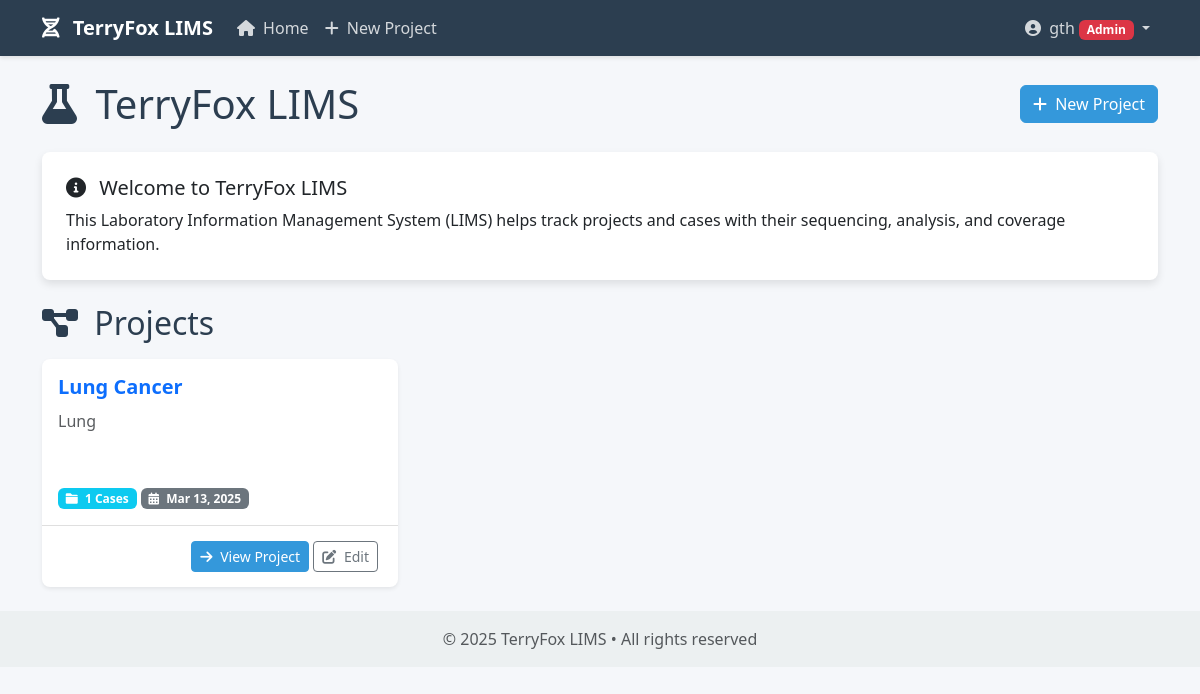
Before: / (signed in) with the older database file.
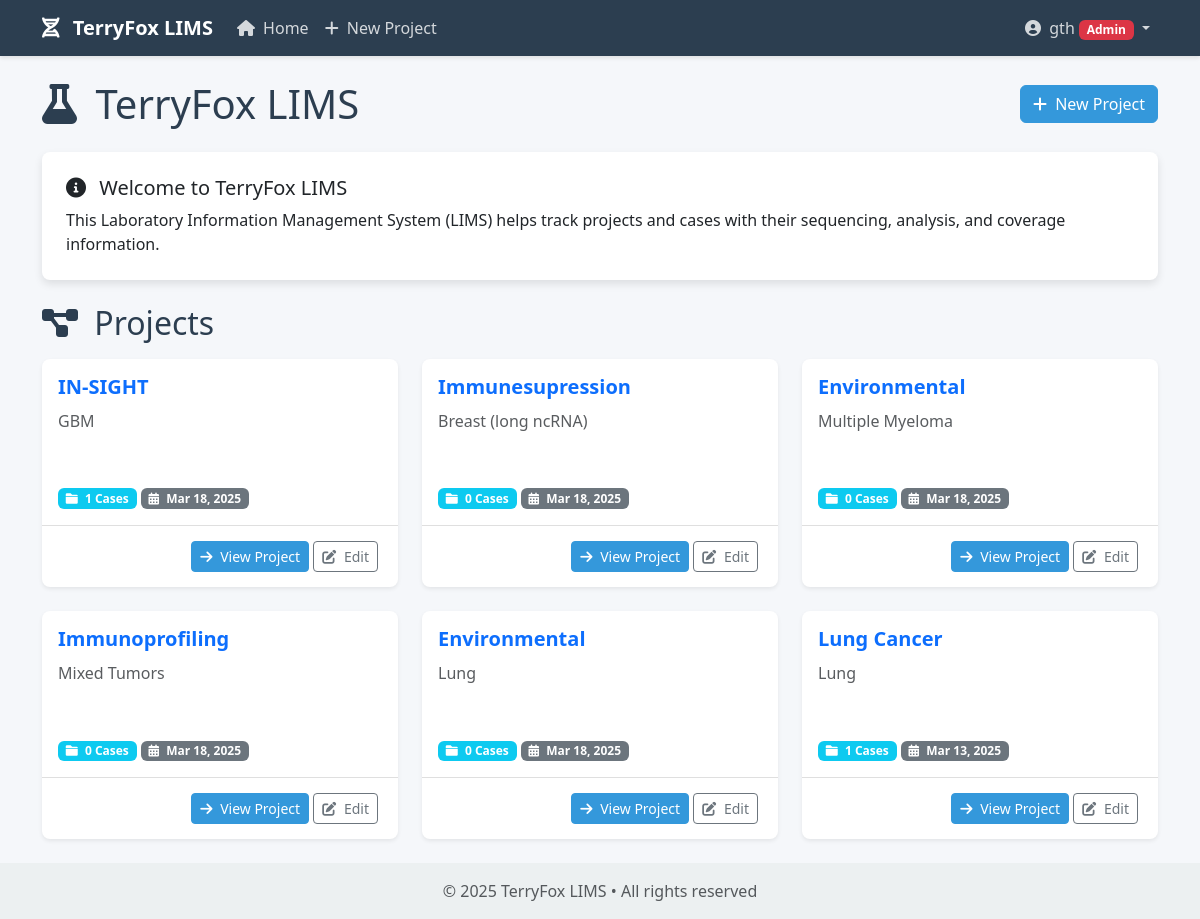
After: the same page with the newer database file.
### core/models.py (models this page shows, shortened)
class Project(models.Model):
    name = models.CharField(max_length=255)
    description = models.TextField(blank=True)
    created_at = models.DateTimeField(auto_now_add=True)
    updated_at = models.DateTimeField(auto_now=True)
    created_by = models.ForeignKey(User, on_delete=models.CASCADE, related_name='created_projects')

### core/views.py (the view)
# urls.py: path('', views.home, name='home'),
@login_required
def home(request):
    projects = Project.objects.all().annotate(cases_count=Count('cases'))
    return render(request, 'core/home.html', {'projects': projects})

### templates/core/home.html (shortened to what this page needs)
{% extends 'base.html' %}
{% block content %}
<div class="d-flex justify-content-between align-items-center mb-4">
    <h1 class="mb-0"><i class="fas fa-flask me-2"></i> TerryFox LIMS</h1>
    {% if user.is_superuser or user.groups.all.0.name == 'Bioinformatician' %}
    <a href="{% url 'project_create' %}" class="btn btn-primary">
        <i class="fas fa-plus me-1"></i> New Project
    </a>
    {% endif %}
</div>
<div class="card mb-4">
    <div class="card-body p-4">
        <h5><i class="fas fa-info-circle me-2"></i> Welcome to TerryFox LIMS</h5>
        <p class="mb-0">This Laboratory Information Management System (LIMS) helps track projects and cases with their sequencing, analysis, and coverage information.</p>
    </div>
</div>
{% if projects %}
    <h2 class="mb-3"><i class="fas fa-project-diagram me-2"></i> Projects</h2>
    <div class="row">
        {% for project in projects %}
            <div class="col-md-6 col-lg-4 mb-4">
                <div class="card project-card h-100 shadow-sm">
                    <div class="card-body">
                        <h5 class="card-title">
                            <a href="{% url 'project_detail' project_id=project.id %}" class="text-decoration-none">
                                {{ project.name }}
                            </a>
                        </h5>
                        <p class="card-text text-muted">
                            {% if project.description %}
                                {{ project.description|truncatechars:100 }}
                            {% else %}
                                <em>No description provided</em>
                            {% endif %}
                        </p>
                        <div class="mt-3">
                            <span class="badge bg-info">
                                <i class="fas fa-folder me-1"></i> {{ project.cases_count }} Cases
                            </span>
                            <span class="badge bg-secondary">
                                <i class="fas fa-calendar-alt me-1"></i> {{ project.created_at|date:"M d, Y" }}
                            </span>
                        </div>
                    </div>
                    <div class="card-footer text-end">
                        <a href="{% url 'project_detail' project_id=project.id %}" class="btn btn-sm btn-primary">
                            <i class="fas fa-arrow-right me-1"></i> View Project
                        </a>
                        {% if user.is_superuser or user.groups.all.0.name == 'PI' %}
                        <a href="{% url 'project_update' project_id=project.id %}" class="btn btn-sm btn-outline-secondary">
                            <i class="fas fa-edit me-1"></i> Edit
                        </a>
                        {% endif %}
                    </div>
                </div>
            </div>
        {% endfor %}
    </div>
{% endif %}
{% endblock %}

### templates/base.html (shortened to what this page needs)
<!DOCTYPE html>
<html lang="en">
<head>
    <link href="https://cdn.jsdelivr.net/npm/bootstrap@5.3.0/dist/css/bootstrap.min.css" rel="stylesheet">
    <link rel="stylesheet" href="https://cdnjs.cloudflare.com/ajax/libs/font-awesome/6.0.0/css/all.min.css">
</head>
<body>
    <nav class="navbar navbar-expand-lg navbar-dark bg-dark mb-4">
        <div class="container">
            <a class="navbar-brand" href="{% url 'home' %}">
                <i class="fas fa-dna me-2"></i> TerryFox LIMS
            </a>
            <div class="collapse navbar-collapse" id="navbarNav">
                <ul class="navbar-nav me-auto">
                    <li class="nav-item">
                        <a class="nav-link" href="{% url 'home' %}">
                            <i class="fas fa-home me-1"></i> Home
                        </a>
                    </li>
                    {% if user.is_superuser or user.groups.all.0.name == 'Bioinformatician' %}
                    <li class="nav-item">
                        <a class="nav-link" href="{% url 'project_create' %}">
                            <i class="fas fa-plus me-1"></i> New Project
                        </a>
                    </li>
                    {% endif %}
                </ul>
                <ul class="navbar-nav">
                    {% if user.is_authenticated %}
                    <li class="nav-item dropdown">
                        <a class="nav-link dropdown-toggle" href="#" id="userDropdown" role="button" data-bs-toggle="dropdown">
                            <i class="fas fa-user-circle me-1"></i> {{ user.username }}
                            {% if user.is_superuser %}
                                <span class="badge bg-danger">Admin</span>
                            {% elif user.groups.all.0.name == 'PI' %}
                                <span class="badge bg-primary">PI (View Only)</span>
                            {% elif user.groups.all.0.name == 'Bioinformatician' %}
                                <span class="badge bg-success">Bioinformatician (CRUD)</span>
                            {% endif %}
                        </a>
                    </li>
                    {% else %}
                    <li class="nav-item">
                        <a class="nav-link" href="{% url 'login' %}">
                            <i class="fas fa-sign-in-alt me-1"></i> Login
                        </a>
                    </li>
                    {% endif %}
                </ul>
            </div>
        </div>
    </nav>
    <div class="container">
        {% block content %}{% endblock %}
    </div>
    <footer class="footer mt-auto py-3">
        <div class="container text-center">
            <span class="text-muted">© {% now "Y" %} TerryFox LIMS • All rights reserved</span>
        </div>
    </footer>
</body>
</html>

### templates/base.html (style rules this page uses)
:root { --primary-color: #2c3e50; --secondary-color: #3498db; --accent-color: #e74c3c; --light-color: #ecf0f1; --dark-color: #2c3e50; }
body { font-family: 'Segoe UI', Tahoma, Geneva, Verdana, sans-serif; background-color: #f5f7fa; color: var(--dark-color); }
.navbar { background-color: var(--primary-color) !important; box-shadow: 0 2px 4px rgba(0, 0, 0, 0.1); }
.navbar-brand { font-weight: bold; color: white !important; }
.nav-link { color: rgba(255, 255, 255, 0.8) !important; transition: color 0.3s; }
.card { border: none; border-radius: 8px; box-shadow: 0 4px 8px rgba(0, 0, 0, 0.1); transition: transform 0.3s, box-shadow 0.3s; margin-bottom: 20px; }
.btn-primary { background-color: var(--secondary-color); border-color: var(--secondary-color); }
.footer { background-color: var(--light-color); padding: 20px 0; margin-top: 40px; }
.project-card { height: 100%; }
.project-card .card-body { display: flex; flex-direction: column; }
.project-card .card-title { font-size: 1.25rem; font-weight: bold; margin-bottom: 10px; }
.project-card .card-text { flex-grow: 1; }
.project-card .card-footer { background-color: transparent; border-top: 1px solid rgba(0, 0, 0, 0.125); padding: 15px 20px; }

Changed rows visible on the page:
added Project: name "IN-SIGHT", description "GBM", cases_count "1", created_at "Mar 18, 2025"
added Project: name "Immunesupression", description "Breast (long ncRNA)", cases_count "0", created_at "Mar 18, 2025"
added Project: name "Environmental", description "Multiple Myeloma", cases_count "0", created_at "Mar 18, 2025"
added Project: name "Immunoprofiling", description "Mixed Tumors", cases_count "0", created_at "Mar 18, 2025"
added Project: name "Environmental", description "Lung", cases_count "0", created_at "Mar 18, 2025"
